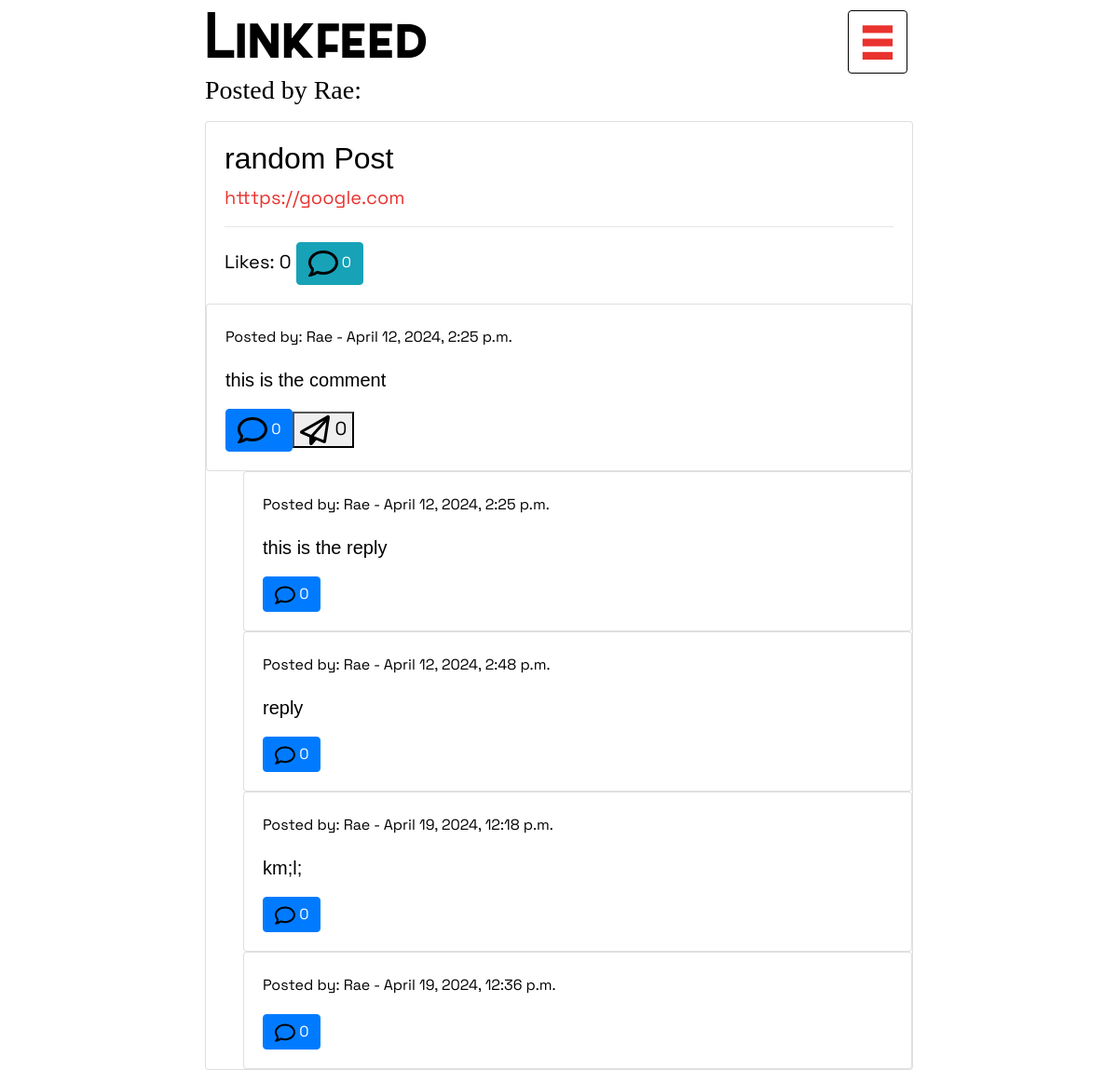
Page /Linkfeed/post/301/ (signed in) on the committed database.
### Linkfeed/models.py (models this page shows, shortened)
class Post(models.Model):
    user = models.ForeignKey(User, on_delete=models.CASCADE, related_name="posts")
    title = models.CharField(blank=True, max_length=255)
    body = models.URLField(blank=True, null=True)
    likes = models.ManyToManyField(User, related_name="blog_posts")
    timestamp = models.DateTimeField(auto_now_add=False, null=True)
    is_rss_feed_post = models.BooleanField(default=False)
    is_imported_rss_feed_post = models.BooleanField(default=False)
    imported_rss_feed = models.ForeignKey(ImportedRSSFeed, on_delete=models.SET_NULL, null=True, blank=True, related_name="posts")
    repost_count = models.IntegerField(default=0)  # New field for repost count
    def total_likes(self):
        return self.likes.count()

class User(AbstractUser):
    pass

class Comment(models.Model):
    user = models.ForeignKey(User, on_delete=models.CASCADE, related_name="comments")
    post = models.ForeignKey(Post, on_delete=models.CASCADE, related_name="comments")
    parent_comment = models.ForeignKey('self', on_delete=models.CASCADE, null=True, blank=True, related_name='replies')
    body = models.TextField()
    likes = models.IntegerField(default=0)
    timestamp = models.DateTimeField(auto_now_add=True)

### Linkfeed/views.py (the view)
# urls.py: path("post/<int:post_id>/", views.post, name="post"),
def post(request, post_id):
    if not request.user.is_authenticated:
        return HttpResponseRedirect(reverse("login"))
    else:
        try:
            stuff = get_object_or_404(Post, id=post_id)
            total_likes = stuff.total_likes()
            liked = False
            if stuff.likes.filter(id=request.user.id).exists():
                liked = True
            post = get_object_or_404(Post, id=post_id)
            comments = Comment.objects.filter(post=post)  # Fetch comments associated with the post
            return render(request, "Linkfeed/post.html", {"post": post, "comments": comments, 'stuff': stuff, 'total_likes': total_likes, 'liked': liked})
        except Http404:
            return HttpResponse("404 - Post Not Found", status=404)

### Linkfeed/templates/Linkfeed/post.html (shortened to what this page needs)
{% extends "Linkfeed/layouts.html" %}
{% load static %}
{% block styles %}
<link rel="stylesheet" href="{% static 'Linkfeed/post.css' %}">
{% endblock %}
{% block body %}
<div class="post-header text-center mb-3">
    <h3>Posted by {{ post.user.username }}:</h3>
</div>
<div class="card post-container">
    <div class="card-body">
        <h2 class="post-title">
            {% if post.title %}
            {{ post.title }}
            {% else %}
            Untitled
            {% endif %}
        </h2>
        <div class="post-body post-body-border">
            {{ post.body|linebreaks }}
        </div>
        <hr>
        <div class="likes-text">
            Likes: {{ total_likes }}
            <button class="btn btn-info" onclick="toggleAddCommentPopup()">
                <img src="{% static 'Linkfeed\comment.svg' %}" width="32" height="32"
                    fill="black" viewBox="0 0 32 32">
                <span>0</span>
            </button>
        </div>
    </div>
    <div class="comments-dropdown comment-border">
        <div class="scrollable-comments">
            {% for comment in post.comments.all %}
            {% if not comment.parent_comment %}
            <div class="card comment-container">
                <div class="card-body">
                    <p id="comment-username" style="font-size: 16px" class="comment-username">Posted by:
                        {{comment.user.username }} - {{comment.timestamp }}</p>
                    <p class="comment-body">{{ comment.body }}</p>
                    <button class="btn btn-primary reply-button">
                        <img src="{% static 'Linkfeed\comment.svg' %}" width="32" height="32"
                            fill="black" viewBox="0 0 32 32">
                        <span>0</span>
                        <form class="reply-form" method="post" action="{% url 'add_comment' post_id=post.id %}"
                            style="margin-left: 20px; display: none;">
                            <button type="submit">
                                <img src="{% static 'Linkfeed/send.svg' %}" width="32" height="32" fill="black"
                                    viewBox="0 0 32 32">
                                <span>0</span>
                            </button>
                        </form>
                </div>
            </div>
            {% endif %}
            {% for reply in comment.replies.all %}
            <div class="card comment-container child-comment">
                <div class="card-body">
                    <p id="comment-username" style="font-size: 16px" class="comment-username">Posted by: {{reply.user.username }} - {{reply.timestamp }}</p>
                    <p class="comment-body">{{ reply.body }}</p>
                    <button class="btn btn-primary reply-button">
                        <img src="{% static 'Linkfeed\comment.svg' %}" width="22" height="22"
                            fill="black" viewBox="0 0 22 22">
                        <span>0</span>
                    </button>
                </div>
            </div>
            {% endfor %}
            {% empty %}
            <p>No comments yet.</p>
            {% endfor %}
        </div>
    </div>
    {% endblock body %}

### Linkfeed/static/Linkfeed/style.css (style rules this page uses)
html { scroll-behavior: smooth; }
body { max-width:40em; margin:0 auto; padding-right:1em; padding-left: 1em; font-family: Space, sans-serif; font-size:20px; line-height:30px; background-color:#fff; color:#000; font-weight: 300; overflow-y:scroll; }
h1,h2,h3,h4,dt,small,.small,dl#tweetlist dt,footer,label,#commentlist ol li cite,div.blogparent,input[type="submit"] { font-family: Nexa; font-weight:normal; font-style:normal; text-align:left; }
.post-title { font-family: Nexa, sans-serif; }
.post-body { z-index: 5; color:#EA322E; }

### Linkfeed/templates/Linkfeed/post.html (style rules this page uses)
.child-comment { margin-left: 40px; }
.comment-body { font-family: Arial, sans-serif; }

### rows in the picture
Post: user.username "Rae", title "random Post", body "htttps://google.com"
Comment: user.username "Rae", timestamp "April 12, 2024, 2:25 p.m.", body "this is the comment"
Comment: user.username "Rae", timestamp "April 12, 2024, 2:25 p.m.", body "this is the reply"
Comment: user.username "Rae", timestamp "April 12, 2024, 2:48 p.m.", body "reply"
Comment: user.username "Rae", timestamp "April 19, 2024, 12:18 p.m.", body "km;l;"
Comment: user.username "Rae", timestamp "April 19, 2024, 12:36 p.m."

### other values in the picture
{{ total_likes }} "0"
